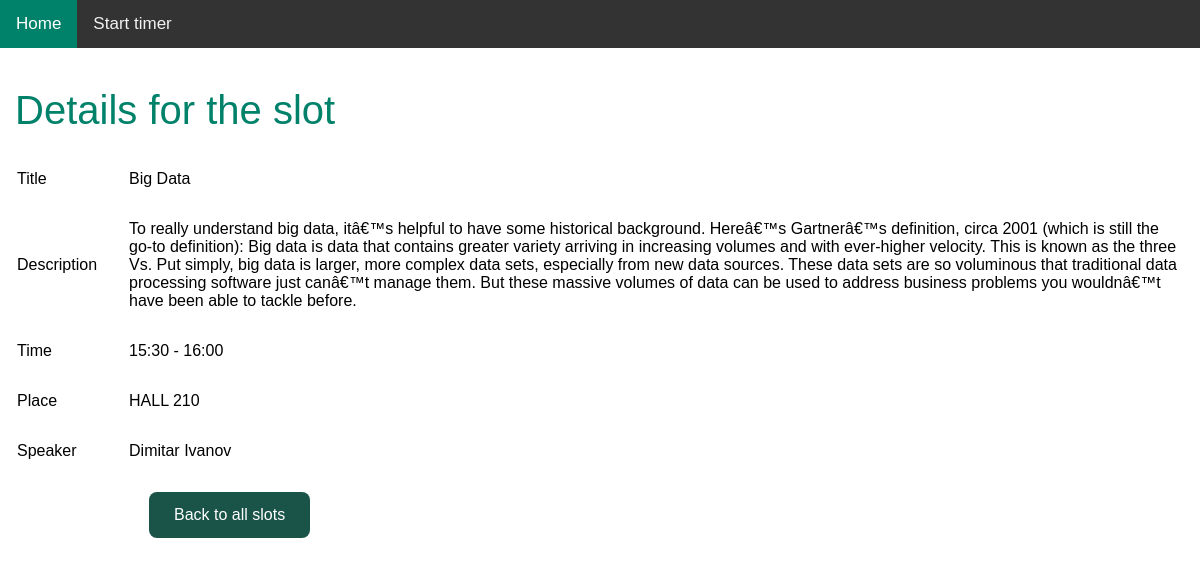
Screenshot of /read_one.php?id=12 with the database file from the repository.
### tables this page shows
CREATE TABLE `slots` (
  `id` int(11) NOT NULL,
  `title` varchar(128) NOT NULL,
  `description` text NOT NULL,
  `time` varchar(128) NOT NULL,
  `place` varchar(128) NOT NULL,
  `speaker` varchar(128) NOT NULL,
  `created` datetime NOT NULL,
  `modified` timestamp NOT NULL DEFAULT CURRENT_TIMESTAMP ON UPDATE CURRENT_TIMESTAMP
);

### read_one.php (the view, shortened to what this page needs)
<!DOCTYPE HTML>
<html>
<head>
    <link rel="stylesheet" href="style.css" />
</head>
<body>
    <div class="container">
    <div class="topnav">
                <a class="active" href="index.php">Home</a>
                <a href="timer.php">Start timer</a>
    </div>
        <div class="page-header">
            <h1>Details for the slot</h1>
        </div>
        <?php
$id=isset($_GET['id']) ? $_GET['id'] : die('ERROR: Record ID not found.');
include 'config/database.php';
try {
    $query = "SELECT id, title, description, time, place, speaker FROM slots WHERE id = ? LIMIT 0,1";
    $stmt = $con->prepare( $query );
    $stmt->bindParam(1, $id);
    $stmt->execute();
    $row = $stmt->fetch(PDO::FETCH_ASSOC);
    $title = $row['title'];
    $description = $row['description'];
    $time = $row['time'];
    $place = $row['place'];
    $speaker = $row['speaker'];
}
catch(PDOException $exception){
    die('ERROR: ' . $exception->getMessage());
}
?>
<table class='table '>
    <tr>
        <td>Title</td>
        <td><?php echo htmlspecialchars($title, ENT_QUOTES);  ?></td>
    </tr>
    <tr>
        <td>Description</td>
        <td><?php echo htmlspecialchars($description, ENT_QUOTES);  ?></td>
    </tr>
    <tr>
        <td>Time</td>
        <td><?php echo htmlspecialchars($time, ENT_QUOTES);  ?></td>
    </tr>
    <tr>
        <td>Place</td>
        <td><?php echo htmlspecialchars($place, ENT_QUOTES);  ?></td>
    </tr>
    <tr>
        <td>Speaker</td>
        <td><?php echo htmlspecialchars($speaker, ENT_QUOTES);  ?></td>
    </tr>
    <tr>
        <td></td>
        <td>
            <a href='index.php' class='btn btn-back'>Back to all slots</a>
        </td>
    </tr>
</table>
    </div>
</body>
</html>

### style.css (style rules this page uses)
body { font-family: sans-serif; font-weight: 100; margin: 0px; }
.topnav { background-color: #333; overflow: hidden; }
.topnav a { float: left; color: #f2f2f2; text-align: center; padding: 14px 16px; text-decoration: none; font-size: 17px; }
.topnav a.active { background-color:#00816A; color: white; }
h1, h3 { margin-left: 15px !important; color: #00816A; font-weight: 100; font-size: 40px; margin: 40px 0px 20px; }
th, td { padding: 15px; text-align: left; }
.btn { border: none; display: inline-block; background-color:#00816A; color: #FFFFFF; padding: 14px 25px; text-align: center; text-decoration: none; font-size: 16px; margin-left: 20px; opacity: 0.9; border-radius: 8px; }
.btn-back { background-color:#024236; }
* { box-sizing: border-box; }

### rows the page displays
slots: title "Big Data", description "To really understand big data, itâ€™s helpful to have some historical background. Hereâ€™s Gartnerâ€™s definition, circa 2001 (which is still the go-to definition): Big data is data that contains greater variety arriving in increasing volumes and with ever-higher velocity. This is known as the three Vs. Put simply, big data is larger, more complex data sets, especially from new data sources. These data sets are so voluminous that traditional data processing software just canâ€™t manage them. But these massive volumes of data can be used to address business problems you wouldnâ€™t have been able to tackle before.", time "15:30 - 16:00", place "HALL 210", speaker "Dimitar Ivanov"
